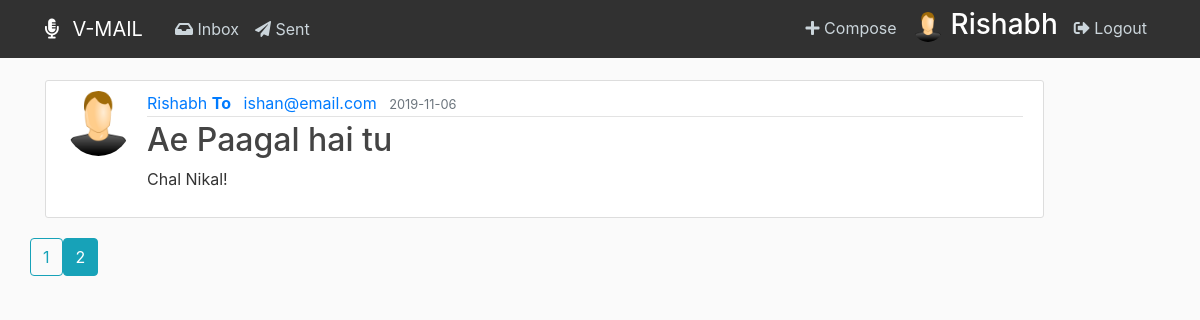
/sent_mail?page=2 (signed in), run on the app's committed database.
### vmail/models.py (models this page shows, shortened)
class User(db.Model, UserMixin):
    id = db.Column(db.Integer, primary_key=True)
    username = db.Column(db.String(20), unique=True, nullable=False)
    email = db.Column(db.String(120), unique=True, nullable=False)
    image_file = db.Column(db.String(20), nullable=False,
                           default='default.png')
    password = db.Column(db.String(60), nullable=False)
    mails = db.relationship('Mail', backref='author', lazy=True)

class Mail(db.Model):
    id = db.Column(db.Integer, primary_key=True)
    title = db.Column(db.String(100), nullable=False)
    date_posted = db.Column(db.DateTime, nullable=False,
                            default=datetime.utcnow)
    content = db.Column(db.Text, nullable=False)
    receiver_id = db.Column(db.Integer, nullable=False)
    user_id = db.Column(db.Integer, db.ForeignKey('user.id'), nullable=False)

### vmail/routes.py (the view)
@app.route("/sent_mail")
def sent_mail():
    page = request.args.get('page', 1, type=int)
    user = User.query.filter_by(username=current_user.username).first_or_404()
    mails_use = Mail.query.filter_by(
        author=user).order_by(Mail.date_posted.desc())
    receivers = []
    for mail in mails_use:
        receiver = User.query.filter_by(id=mail.receiver_id).first_or_404()
        receivers.append(receiver)
    mails = Mail.query.filter_by(author=user).order_by(
        Mail.date_posted.desc()).paginate(page=page, per_page=10)
    return render_template('sent_mail.html', mails=mails, receivers=receivers)

### vmail/models.py (called while the page is built)
@login_manager.user_loader
def user(user_id):
    return User.query.get(int(user_id))

### vmail/templates/sent_mail.html (shortened to what this page needs)
{% extends "layout.html" %}
{% block content %}
    {% for mail in mails.items %}
        {% set receiver = receivers[loop.index-1] %}
        {% if mail.content|length > 50 %}
        {% set con = mail.content[:50] + "..." %}
        {% else %}
        {% set con = mail.content %}
        {% endif %}
      <a href="{{ url_for('mail', mail_id=mail.id) }}">
        <article class="media content-section">
          <img class="rounded-circle article-img" src="{{ url_for('static', filename='media/' + mail.author.image_file) }}">
          <div class="media-body">
            <div class="article-metadata">
              <a class="mr-2" href="#">{{ mail.author.username }} <b>To</b></a>
              <a class="mr-2" href="#">{{ receiver.email }}</a>
              <small class="text-muted">{{ mail.date_posted.strftime('%Y-%m-%d') }}</small>
            </div>
              <h2>{{ mail.title }}</h2>
              <p class="article-content">{{ con }}</p>
            </div>
          </div>
    {% endfor %}
    {% for page_num in mails.iter_pages(left_edge=1, right_edge=1, left_current=1, right_current=2) %}
      {% if page_num %}
        {% if mails.page == page_num %}
          <a class="btn btn-info mb-4" href="{{ url_for('sent_mail', page=page_num) }}">{{ page_num }}</a>
        {% else %}
          <a class="btn btn-outline-info mb-4" href="{{ url_for('sent_mail', page=page_num) }}">{{ page_num }}</a>
        {% endif %}
      {% else %}
        ...
      {% endif %}
    {% endfor %}
{% endblock content %}

### vmail/templates/layout.html (shortened to what this page needs)
<!DOCTYPE html>
<html>
  <head>
    <link
      rel="stylesheet"
      href="https://maxcdn.bootstrapcdn.com/bootstrap/4.0.0/css/bootstrap.min.css"
    />
    <link
      rel="stylesheet"
      href="https://use.fontawesome.com/releases/v5.8.2/css/all.css"
    />
    <link
      rel="stylesheet"
      type="text/css"
      href="{{ url_for('static', filename='main.css') }}"
    />
  </head>
  <body>
    <header class="site-header">
      <nav class="navbar navbar-expand-md navbar-dark bg-steel fixed-top">
        <div class="container">
          <a class="navbar-brand mr-4" href="/"><i class="fas fa-microphone-alt mr-2"></i> V-MAIL</a>
          <div class="collapse navbar-collapse" id="navbarToggle">
            <div class="navbar-nav mr-auto">
              <a class="nav-item nav-link" href="{{ url_for('inbox') }}"
                ><i class="fas fa-inbox"></i></i> Inbox</a
              >
              <a class="nav-item nav-link" href="{{ url_for('sent_mail') }}"
                ><i class="fas fa-paper-plane"></i> Sent</a
              >
            </div>
            <div class="navbar-nav">
              {% if current_user.is_authenticated %}
              <a class="nav-item nav-link" href="{{ url_for('new_mail') }}"
                ><i class="fas fa-plus"></i> Compose</a
              >
              <img
                class="acc-nav-img ml-2 mr-2 mt-1"
                src="{{ url_for('static', filename='media/' + current_user.image_file) }}"
              />
              <h3 class="mr-2" style="color:white;">
                {{ current_user.username }}
              </h3>
              <a class="nav-item nav-link" href="{{ url_for('logout') }}"
                ><i class="fas fa-sign-out-alt"></i> Logout</a
              >
              {% endif %}
            </div>
          </div>
        </div>
      </nav>
    </header>
    <main role="main" class="container">
      <div class="row">
        <div class="col-md-12">
           {% block content %}{% endblock
          %}
        </div>
    </main>
  </body>
</html>

### vmail/static/main.css (style rules this page uses)
body { background: #fafafa; color: #333333; margin-top: 5rem; }
h1, h2, h3, h4, h5, h6 { color: #444444; }
.bg-steel { background-color: #313131; }
.site-header .navbar-nav .nav-link { color: #cbd5db; }
.content-section { background: #ffffff; padding: 10px 20px; width: 90%; border: 1px solid #dddddd; border-radius: 3px; margin-bottom: 20px; }
.article-content { white-space: pre-line; }
.article-img { height: 65px; width: 65px; margin-right: 16px; }
.article-metadata { padding-bottom: 1px; margin-bottom: 4px; border-bottom: 1px solid #e3e3e3; }
.acc-nav-img { border-radius: 50%; height: 30px; width: 30px; }

### data on the page
User: image_file (placeholder picture), username "Rishabh"
Mail: image_file (placeholder picture), author.username "Rishabh", date_posted "2019-11-06", title "Ae Paagal hai tu", content "Chal Nikal!"
User: email "ishan@email.com"

### other printed values
{{ page_num }} "1"
{{ page_num }} "2"
